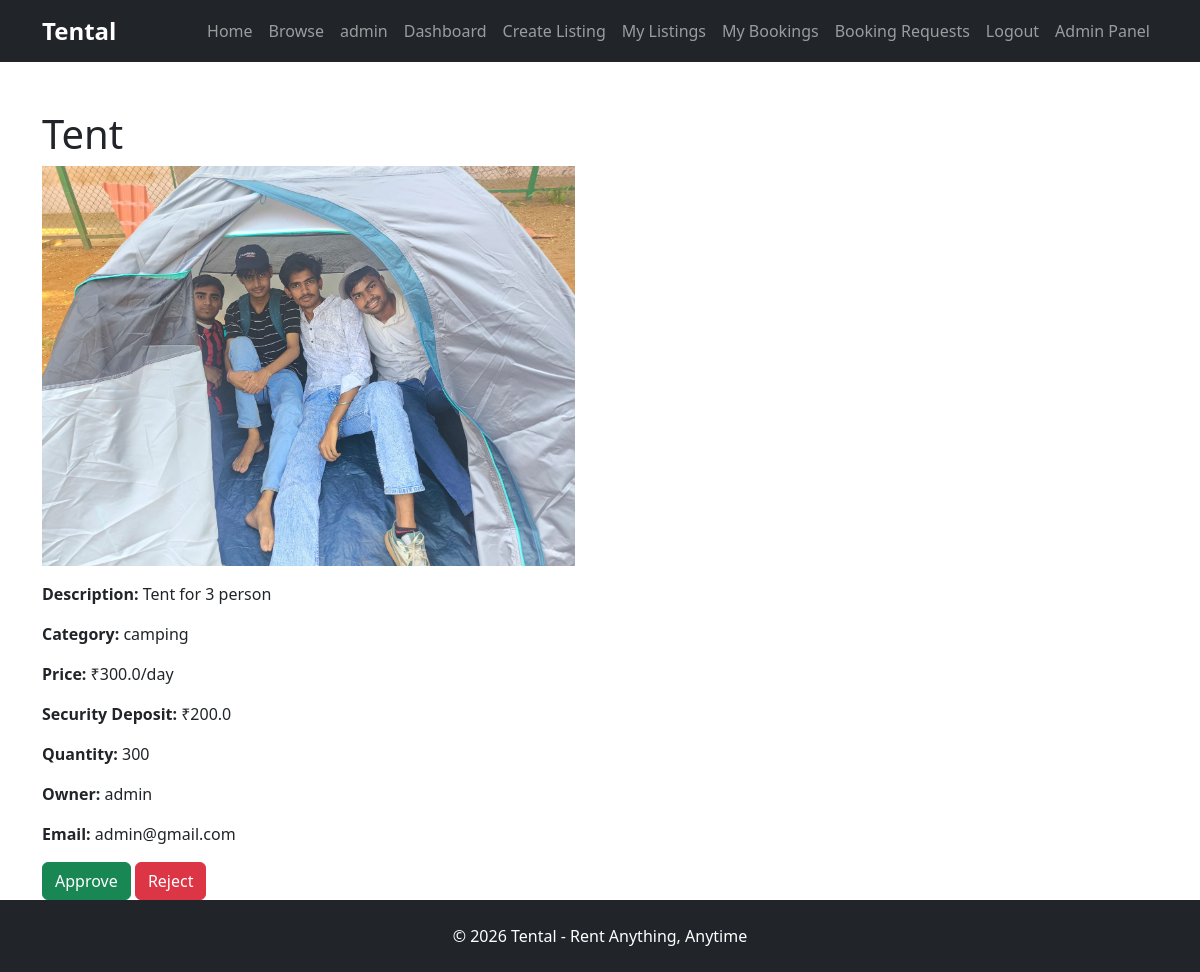
The page /admin/listing/2 (signed in) on the database as committed earlier.
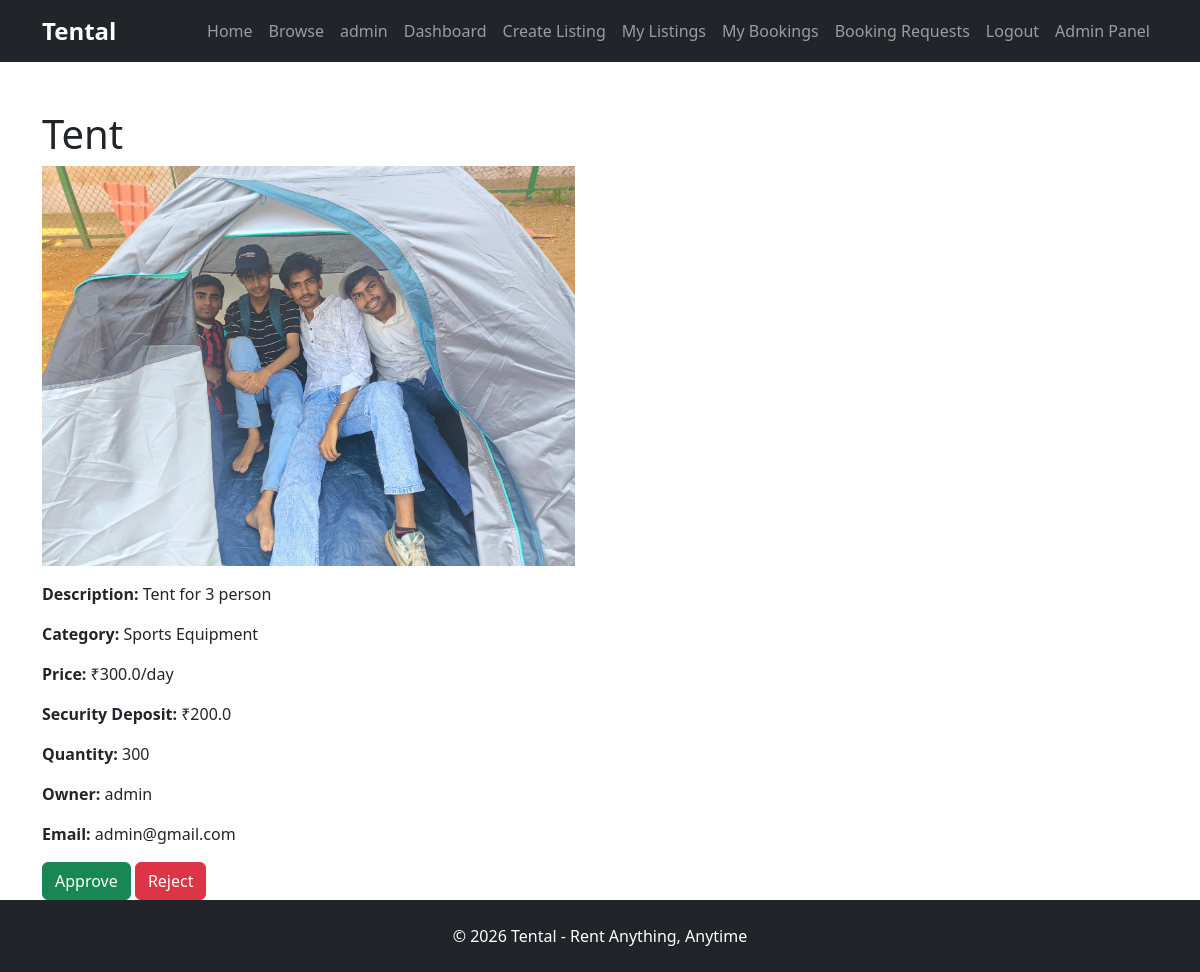
The same page on the database as committed later.
### models/rental_item.py (models this page shows)
class RentalItem(db.Model):
    id = db.Column(db.Integer, primary_key=True)
    title = db.Column(db.String(100), nullable=False)
    description = db.Column(db.Text, nullable=False)
    price_per_day = db.Column(db.Float, nullable=False)
    category = db.Column(db.String(100), nullable=False)
    user_id = db.Column(
        db.Integer,
        db.ForeignKey("user.id"),
        nullable=False
    )
    status = db.Column(
        db.String(20),
        default="pending"
    )
    image = db.Column(
        db.String(255)
    )
    bookings = db.relationship(
        "Booking",
        backref="rental_item",
        lazy=True
    )
    quantity = db.Column(
        db.Integer,
        nullable=False,
        default=1
    )
    security_deposit = db.Column(
        db.Float,
        nullable=False,
        default=0
    )

### routes/main.py (the view)
@main.route("/admin/listing/<int:id>")
@login_required
def admin_listing_detail(id):
    if not current_user.is_admin:
        return "Access Denied"
    rental = RentalItem.query.get_or_404(id)
    return render_template(
        "admin_listing_detail.html",
        rental=rental
    )

### models/user.py (called while the page is built)
@login_manager.user_loader
def load_user(user_id):
    return User.query.get(int(user_id))

### templates/admin_listing_detail.html
{% extends "base.html" %} {% block content %}
<div class="container mt-5">
  <h1>{{ rental.title }}</h1>
  {% if rental.image %}
  <img
    src="{{ url_for('static', filename='uploads/' + rental.image) }}"
    class="img-fluid mb-3"
    style="max-height: 400px"
  />
  {% endif %}
  <p><strong>Description:</strong> {{ rental.description }}</p>
  <p><strong>Category:</strong> {{ rental.category }}</p>
  <p><strong>Price:</strong> ₹{{ rental.price_per_day }}/day</p>
  <p><strong>Security Deposit:</strong> ₹{{ rental.security_deposit }}</p>
  <p><strong>Quantity:</strong> {{ rental.quantity }}</p>
  <p><strong>Owner:</strong> {{ rental.owner.name }}</p>
  <p><strong>Email:</strong> {{ rental.owner.email }}</p>
  <a
    href="{{ url_for('main.approve_listing', id=rental.id) }}"
    class="btn btn-success"
  >
    Approve
  </a>
  <a
    href="{{ url_for('main.reject_listing', id=rental.id) }}"
    class="btn btn-danger"
  >
    Reject
  </a>
</div>
{% endblock %}

Rows that differ between the two databases and show on the page:
changed RentalItem "Tent": category "camping" → "Sports Equipment"
